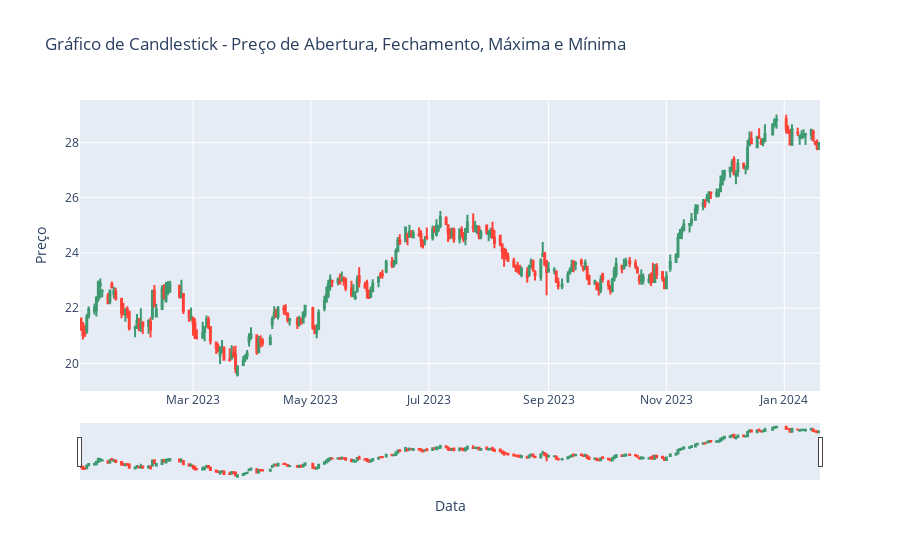

Notebook code cell kept with this figure:
### Markdown cell above
### 3.4) Gráfico de candle por dia

### Code cell
#Importa biblioteca de criação de dados interativos plotly
import plotly.graph_objects as go

#Adiciona ao eixo X as datas (index)
fig = go.Figure(data=[go.Candlestick(x=df.index,
                open=df['Open'],
                high=df['High'],
                low=df['Low'],
                close=df['Close'])])

#Adiciona titutlo ao gráfico, eixo x e y
fig.update_layout(title='Gráfico de Candlestick - Preço de Abertura, Fechamento, Máxima e Mínima',
                  xaxis_title='Data',
                  yaxis_title='Preço')
#plota
fig.show()

### Figure 1 — Plotly figure (JSON) as saved in the notebook; plotly's stock layout.template omitted (floating-point values rounded to 4 significant figures; data arrays with more than 128 entries replaced by an {"elided": "..."} marker saying what was removed)
{"data": [{"close": {"elided": "262 float values"}, "high": {"elided": "262 float values"}, "low": {"elided": "262 float values"}, "open": {"elided": "262 float values"}, "type": "candlestick", "x": {"elided": "262 str values"}}], "layout": {"autosize": true, "title": {"text": "Gráfico de Candlestick - Preço de Abertura, Fechamento, Máxima e Mínima"}, "xaxis": {"autorange": true, "range": ["2023-01-01 12:00", "2024-01-19 12:00"], "rangeslider": {"autorange": true, "range": ["2023-01-01 12:00", "2024-01-19 12:00"], "yaxis": {"_template": null, "rangemode": "match"}}, "title": {"text": "Data"}, "type": "date"}, "yaxis": {"autorange": true, "range": [19.0, 29.54], "title": {"text": "Preço"}}}}
